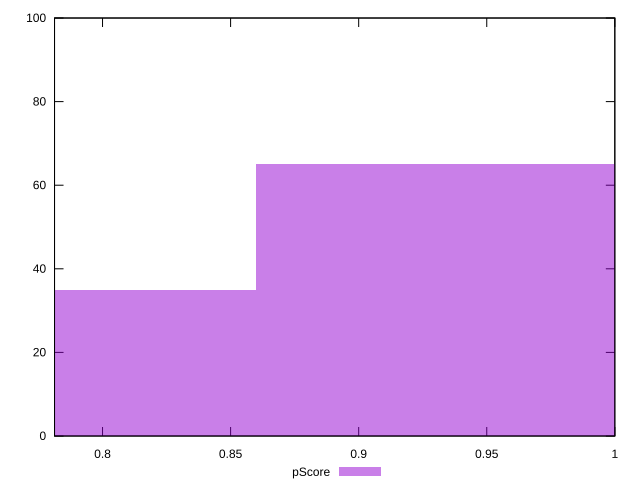

gnuplot code for this plot:
reset

$pScore <<EOF
0.9825773258191222 65
0.7369329943643417 35
EOF

set key outside below
set boxwidth 0.24564433145478054
set xrange [0.7812592330863557:1]
set yrange [0:100]
set trange [0:100]
set style fill transparent solid 0.5 noborder
set terminal svg size 640, 490 enhanced background rgb 'white'
set output "reports/report_00032_2021-02-25T10-28-15.087Z/cumulative-layout-shift/samples/agenda/pScore/histogram.svg"

plot $pScore title "pScore" with boxes

reset
